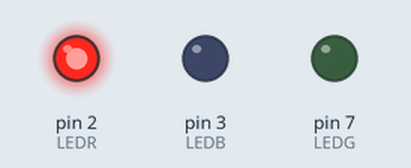
The sketch below on a simulated Arduino Uno, built with avr-gcc and run on an emulated ATmega328P. Shown: output pins drawn as LEDs (lit = HIGH).

Above: at 0.05 s.
At 0.4 s:
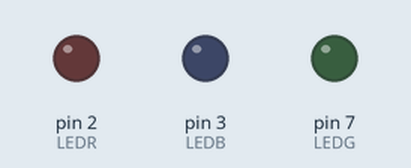
Timing chart, 0 to 1.9 s (numbered marks = the images above):
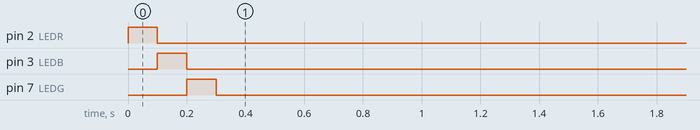

Measured:
- by itself, pin 2 (LEDR): LOW → HIGH at 0.00 s, → LOW 0.10 s later
- by itself, pin 3 (LEDB): LOW → HIGH at 0.10 s, → LOW 0.10 s later
- by itself, pin 7 (LEDG): LOW → HIGH at 0.20 s, → LOW 0.10 s later

The sketch:

Basics.ino
```cpp
//Learning the basics of arduino code and using the actual arduino and breadboard

//Global Variables
bool repeat = true;
int LEDR = 2; // Digital pin 2
int LEDB = 3; // Digital pin 3
int LEDG = 7; //Digital pin 7

//Initialized the LEDs to their respective digital pins
void setup() {
  // put your setup code here, to run once:
  pinMode(LEDR, OUTPUT);
  pinMode(LEDB, OUTPUT);
  pinMode(LEDG, OUTPUT);


}


void loop() {
  // put your main code here, to run repeatedly:
  //Control statement
  if(repeat){

  //Turns on the red LED (R)
  digitalWrite(LEDR, HIGH);
  delay(100);
  //Turns off R and turns B on
  digitalWrite(LEDR, LOW);
  digitalWrite(LEDB, HIGH);
  delay(100);
  //Turns B off and G on
  digitalWrite(LEDB, LOW);
  digitalWrite(LEDG, HIGH);
  delay(100);
  //Turns G off
  digitalWrite(LEDG, LOW);


  //Stops the loop
  delay(1000);
  repeat = false;
  }
}
```
